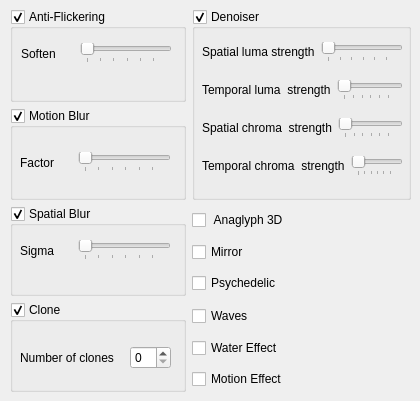
     <widget class="QWidget" name="advancedTab">
      <attribute name="title">
       <string>Advanced</string>
      </attribute>
      <widget class="QWidget" name="layoutWidget">
       <property name="geometry">
        <rect>
         <x>10</x>
         <y>9</y>
         <width>401</width>
         <height>383</height>
        </rect>
       </property>
       <layout class="QGridLayout" name="gridLayout_13">
        <item row="0" column="0">
         <widget class="QGroupBox" name="groupBox_13">
          <property name="sizePolicy">
           <sizepolicy hsizetype="Expanding" vsizetype="Preferred">
            <horstretch>4</horstretch>
            <verstretch>1</verstretch>
           </sizepolicy>
          </property>
          <property name="minimumSize">
           <size>
            <width>0</width>
            <height>90</height>
           </size>
          </property>
          <property name="title">
           <string>Anti-Flickering</string>
          </property>
          <property name="checkable">
           <bool>true</bool>
          </property>
          <widget class="QWidget" name="layoutWidget">
           <property name="geometry">
            <rect>
             <x>11</x>
             <y>30</y>
             <width>151</width>
             <height>29</height>
            </rect>
           </property>
           <layout class="QHBoxLayout" name="horizontalLayout_24">
            <item>
             <widget class="QLabel" name="label_31">
              <property name="text">
               <string>Soften</string>
              </property>
             </widget>
            </item>
            <item>
             <spacer name="horizontalSpacer_24">
              <property name="orientation">
               <enum>Qt::Horizontal</enum>
              </property>
              <property name="sizeHint" stdset="0">
               <size>
                <width>18</width>
                <height>20</height>
               </size>
              </property>
             </spacer>
            </item>
            <item>
             <widget class="QSlider" name="horizontalSlider_10">
              <property name="sizePolicy">
               <sizepolicy hsizetype="Expanding" vsizetype="Fixed">
                <horstretch>1</horstretch>
                <verstretch>0</verstretch>
               </sizepolicy>
              </property>
              <property name="orientation">
               <enum>Qt::Horizontal</enum>
              </property>
              <property name="tickPosition">
               <enum>QSlider::TicksBelow</enum>
              </property>
              <property name="tickInterval">
               <number>17</number>
              </property>
             </widget>
            </item>
           </layout>
          </widget>
         </widget>
        </item>
        <item row="0" column="1" rowspan="2">
         <widget class="QGroupBox" name="groupBox_17">
          <property name="sizePolicy">
           <sizepolicy hsizetype="Expanding" vsizetype="Preferred">
            <horstretch>5</horstretch>
            <verstretch>0</verstretch>
           </sizepolicy>
          </property>
          <property name="title">
           <string>Denoiser</string>
          </property>
          <property name="checkable">
           <bool>true</bool>
          </property>
          <widget class="QWidget" name="layoutWidget">
           <property name="geometry">
            <rect>
             <x>10</x>
             <y>21</y>
             <width>201</width>
             <height>161</height>
            </rect>
           </property>
           <layout class="QVBoxLayout" name="verticalLayout_29">
            <item>
             <layout class="QHBoxLayout" name="horizontalLayout_28">
              <item>
               <widget class="QLabel" name="label_35">
                <property name="text">
                 <string>Spatial luma strength</string>
                </property>
               </widget>
              </item>
              <item>
               <widget class="QSlider" name="horizontalSlider_13">
                <property name="sizePolicy">
                 <sizepolicy hsizetype="Expanding" vsizetype="Fixed">
                  <horstretch>1</horstretch>
                  <verstretch>0</verstretch>
                 </sizepolicy>
                </property>
                <property name="orientation">
                 <enum>Qt::Horizontal</enum>
                </property>
                <property name="tickPosition">
                 <enum>QSlider::TicksBelow</enum>
                </property>
                <property name="tickInterval">
                 <number>17</number>
                </property>
               </widget>
              </item>
             </layout>
            </item>
            <item>
             <layout class="QHBoxLayout" name="horizontalLayout_29">
              <item>
               <widget class="QLabel" name="label_36">
                <property name="text">
                 <string>Temporal luma  strength</string>
                </property>
               </widget>
              </item>
              <item>
               <widget class="QSlider" name="horizontalSlider_14">
                <property name="sizePolicy">
                 <sizepolicy hsizetype="Expanding" vsizetype="Fixed">
                  <horstretch>1</horstretch>
                  <verstretch>0</verstretch>
                 </sizepolicy>
                </property>
                <property name="orientation">
                 <enum>Qt::Horizontal</enum>
                </property>
                <property name="tickPosition">
                 <enum>QSlider::TicksBelow</enum>
                </property>
                <property name="tickInterval">
                 <number>17</number>
                </property>
               </widget>
              </item>
             </layout>
            </item>
            <item>
             <layout class="QHBoxLayout" name="horizontalLayout_30">
              <item>
               <widget class="QLabel" name="label_37">
                <property name="text">
                 <string>Spatial chroma  strength</string>
                </property>
               </widget>
              </item>
              <item>
               <widget class="QSlider" name="horizontalSlider_15">
                <property name="sizePolicy">
                 <sizepolicy hsizetype="Expanding" vsizetype="Fixed">
                  <horstretch>1</horstretch>
                  <verstretch>0</verstretch>
                 </sizepolicy>
                </property>
                <property name="orientation">
                 <enum>Qt::Horizontal</enum>
                </property>
                <property name="tickPosition">
                 <enum>QSlider::TicksBelow</enum>
                </property>
                <property name="tickInterval">
                 <number>17</number>
                </property>
               </widget>
              </item>
             </layout>
            </item>
            <item>
             <layout class="QHBoxLayout" name="horizontalLayout_31">
              <item>
               <widget class="QLabel" name="label_38">
                <property name="text">
                 <string>Temporal chroma  strength</string>
                </property>
               </widget>
              </item>
              <item>
               <widget class="QSlider" name="horizontalSlider_16">
                <property name="sizePolicy">
                 <sizepolicy hsizetype="Expanding" vsizetype="Fixed">
                  <horstretch>1</horstretch>
                  <verstretch>0</verstretch>
                 </sizepolicy>
                </property>
                <property name="orientation">
                 <enum>Qt::Horizontal</enum>
                </property>
                <property name="tickPosition">
                 <enum>QSlider::TicksBelow</enum>
                </property>
                <property name="tickInterval">
                 <number>17</number>
                </property>
               </widget>
              </item>
             </layout>
            </item>
           </layout>
          </widget>
         </widget>
        </item>
        <item row="1" column="0">
         <widget class="QGroupBox" name="groupBox_15">
          <property name="sizePolicy">
           <sizepolicy hsizetype="Preferred" vsizetype="Preferred">
            <horstretch>4</horstretch>
            <verstretch>1</verstretch>
           </sizepolicy>
          </property>
          <property name="minimumSize">
           <size>
            <width>0</width>
            <height>90</height>
           </size>
          </property>
          <property name="title">
           <string>Motion Blur</string>
          </property>
          <property name="checkable">
           <bool>true</bool>
          </property>
          <widget class="QWidget" name="layoutWidget">
           <property name="geometry">
            <rect>
             <x>10</x>
             <y>40</y>
             <width>151</width>
             <height>29</height>
            </rect>
           </property>
           <layout class="QHBoxLayout" name="horizontalLayout_25">
            <item>
             <widget class="QLabel" name="label_32">
              <property name="text">
               <string>Factor</string>
              </property>
             </widget>
            </item>
            <item>
             <spacer name="horizontalSpacer_25">
              <property name="orientation">
               <enum>Qt::Horizontal</enum>
              </property>
              <property name="sizeHint" stdset="0">
               <size>
                <width>18</width>
                <height>20</height>
               </size>
              </property>
             </spacer>
            </item>
            <item>
             <widget class="QSlider" name="horizontalSlider_11">
              <property name="sizePolicy">
               <sizepolicy hsizetype="Expanding" vsizetype="Fixed">
                <horstretch>1</horstretch>
                <verstretch>0</verstretch>
               </sizepolicy>
              </property>
              <property name="orientation">
               <enum>Qt::Horizontal</enum>
              </property>
              <property name="tickPosition">
               <enum>QSlider::TicksBelow</enum>
              </property>
              <property name="tickInterval">
               <number>17</number>
              </property>
             </widget>
            </item>
           </layout>
          </widget>
         </widget>
        </item>
        <item row="2" column="0" rowspan="3">
         <widget class="QGroupBox" name="groupBox_14">
          <property name="sizePolicy">
           <sizepolicy hsizetype="Preferred" vsizetype="Preferred">
            <horstretch>4</horstretch>
            <verstretch>1</verstretch>
           </sizepolicy>
          </property>
          <property name="minimumSize">
           <size>
            <width>0</width>
            <height>90</height>
           </size>
          </property>
          <property name="title">
           <string>Spatial Blur</string>
          </property>
          <property name="checkable">
           <bool>true</bool>
          </property>
          <widget class="QWidget" name="layoutWidget">
           <property name="geometry">
            <rect>
             <x>10</x>
             <y>30</y>
             <width>151</width>
             <height>29</height>
            </rect>
           </property>
           <layout class="QHBoxLayout" name="horizontalLayout_26">
            <item>
             <widget class="QLabel" name="label_33">
              <property name="text">
               <string>Sigma</string>
              </property>
             </widget>
            </item>
            <item>
             <spacer name="horizontalSpacer_26">
              <property name="orientation">
               <enum>Qt::Horizontal</enum>
              </property>
              <property name="sizeHint" stdset="0">
               <size>
                <width>18</width>
                <height>20</height>
               </size>
              </property>
             </spacer>
            </item>
            <item>
             <widget class="QSlider" name="horizontalSlider_12">
              <property name="sizePolicy">
               <sizepolicy hsizetype="Expanding" vsizetype="Fixed">
                <horstretch>1</horstretch>
                <verstretch>0</verstretch>
               </sizepolicy>
              </property>
              <property name="orientation">
               <enum>Qt::Horizontal</enum>
              </property>
              <property name="tickPosition">
               <enum>QSlider::TicksBelow</enum>
              </property>
              <property name="tickInterval">
               <number>17</number>
              </property>
             </widget>
            </item>
           </layout>
          </widget>
         </widget>
        </item>
        <item row="2" column="1">
         <widget class="QCheckBox" name="checkBox_8">
          <property name="text">
           <string> Anaglyph 3D</string>
          </property>
         </widget>
        </item>
        <item row="3" column="1">
         <widget class="QCheckBox" name="checkBox_9">
          <property name="text">
           <string>Mirror</string>
          </property>
         </widget>
        </item>
        <item row="4" column="1">
         <widget class="QCheckBox" name="checkBox_10">
          <property name="text">
           <string>Psychedelic</string>
          </property>
         </widget>
        </item>
        <item row="5" column="0" rowspan="3">
         <widget class="QGroupBox" name="groupBox_16">
          <property name="sizePolicy">
           <sizepolicy hsizetype="Preferred" vsizetype="Preferred">
            <horstretch>4</horstretch>
            <verstretch>1</verstretch>
           </sizepolicy>
          </property>
          <property name="minimumSize">
           <size>
            <width>0</width>
            <height>90</height>
           </size>
          </property>
          <property name="title">
           <string>Clone</string>
          </property>
          <property name="checkable">
           <bool>true</bool>
          </property>
          <widget class="QWidget" name="layoutWidget">
           <property name="geometry">
            <rect>
             <x>10</x>
             <y>40</y>
             <width>151</width>
             <height>31</height>
            </rect>
           </property>
           <layout class="QHBoxLayout" name="horizontalLayout_27">
            <item>
             <widget class="QLabel" name="label_34">
              <property name="text">
               <string>Number of clones</string>
              </property>
             </widget>
            </item>
            <item>
             <spacer name="horizontalSpacer_27">
              <property name="orientation">
               <enum>Qt::Horizontal</enum>
              </property>
              <property name="sizeHint" stdset="0">
               <size>
                <width>40</width>
                <height>20</height>
               </size>
              </property>
             </spacer>
            </item>
            <item>
             <widget class="QSpinBox" name="spinBox_10">
              <property name="sizePolicy">
               <sizepolicy hsizetype="Expanding" vsizetype="Fixed">
                <horstretch>1</horstretch>
                <verstretch>0</verstretch>
               </sizepolicy>
              </property>
             </widget>
            </item>
           </layout>
          </widget>
         </widget>
        </item>
        <item row="5" column="1">
         <widget class="QCheckBox" name="checkBox_11">
          <property name="text">
           <string>Waves</string>
          </property>
         </widget>
        </item>
        <item row="6" column="1">
         <widget class="QCheckBox" name="checkBox_12">
          <property name="text">
           <string>Water Effect</string>
          </property>
         </widget>
        </item>
        <item row="7" column="1">
         <widget class="QCheckBox" name="checkBox_13">
          <property name="text">
           <string>Motion Effect</string>
          </property>
         </widget>
        </item>
       </layout>
      </widget>
     </widget>
